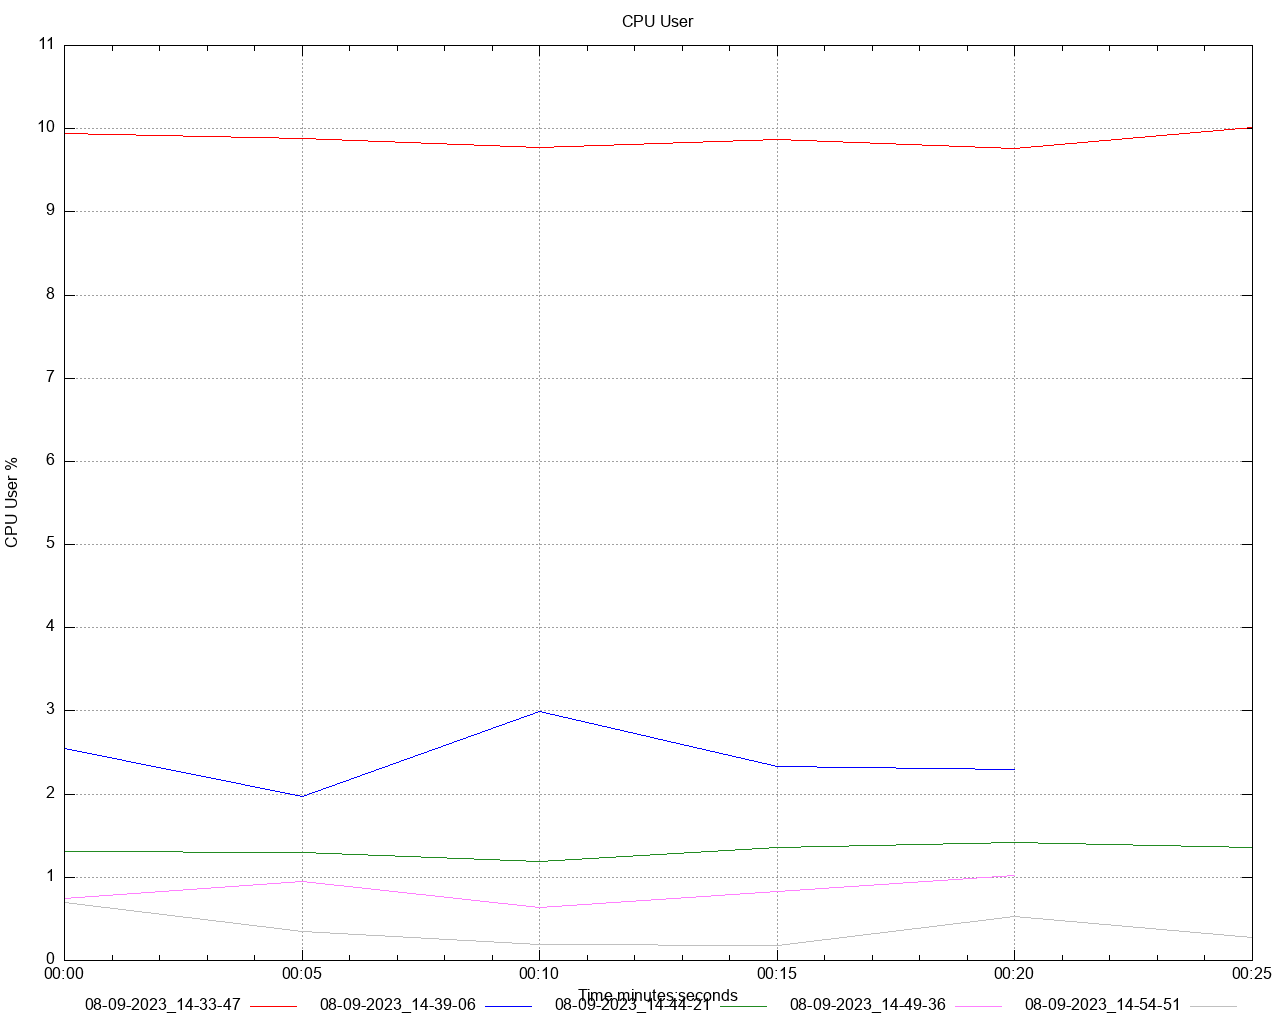

Generate this figure with gnuplot:
set title 'CPU User' noenhanced
set style data lines
set datafile separator ","
set terminal png size 1280,1024
set grid
set key below
set xdata time
set timefmt "%s"
offset = 0
t0(x)=(offset=($0==0) ? x : offset, x - offset)
set xlabel 'Time minutes:seconds'
set ylabel 'CPU User %'
set output '/Users/gbarnett/git/hazelcast-simulator/atomiclong-3node-member/atomicreference/dstat/cpu_user_A4.png'
plot \
   '/Users/gbarnett/git/hazelcast-simulator/atomiclong-3node-member/atomicreference/data/cpu_user_A4_1.data' using (t0(timecolumn(1))):2 title "08-09-2023_14-33-47" noenhanced lt rgb "red", \
   '/Users/gbarnett/git/hazelcast-simulator/atomiclong-3node-member/atomicreference/data/cpu_user_A4_2.data' using (t0(timecolumn(1))):2 title "08-09-2023_14-39-06" noenhanced lt rgb "blue", \
   '/Users/gbarnett/git/hazelcast-simulator/atomiclong-3node-member/atomicreference/data/cpu_user_A4_3.data' using (t0(timecolumn(1))):2 title "08-09-2023_14-44-21" noenhanced lt rgb "forest-green", \
   '/Users/gbarnett/git/hazelcast-simulator/atomiclong-3node-member/atomicreference/data/cpu_user_A4_4.data' using (t0(timecolumn(1))):2 title "08-09-2023_14-49-36" noenhanced lt rgb "orchid", \
   '/Users/gbarnett/git/hazelcast-simulator/atomiclong-3node-member/atomicreference/data/cpu_user_A4_5.data' using (t0(timecolumn(1))):2 title "08-09-2023_14-54-51" noenhanced lt rgb "grey", \
